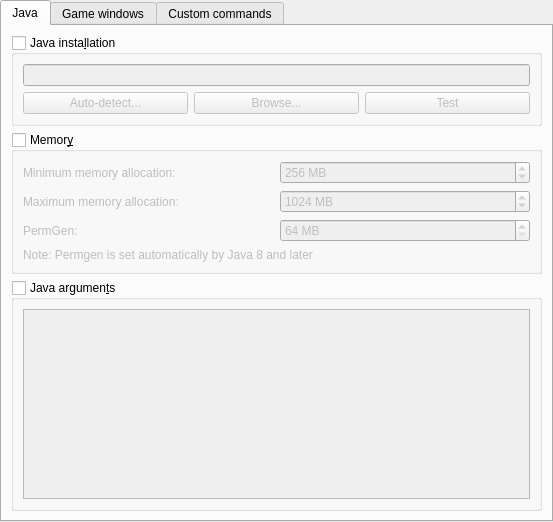
<?xml version="1.0" encoding="UTF-8"?>
<ui version="4.0">
 <class>InstanceSettingsPage</class>
 <widget class="QWidget" name="InstanceSettingsPage">
  <property name="geometry">
   <rect>
    <x>0</x>
    <y>0</y>
    <width>553</width>
    <height>522</height>
   </rect>
  </property>
  <layout class="QVBoxLayout" name="verticalLayout">
   <property name="leftMargin">
    <number>0</number>
   </property>
   <property name="topMargin">
    <number>0</number>
   </property>
   <property name="rightMargin">
    <number>0</number>
   </property>
   <property name="bottomMargin">
    <number>0</number>
   </property>
   <item>
    <widget class="QTabWidget" name="settingsTabs">
     <property name="tabShape">
      <enum>QTabWidget::Rounded</enum>
     </property>
     <property name="currentIndex">
      <number>0</number>
     </property>
     <widget class="QWidget" name="minecraftTab">
      <attribute name="title">
       <string notr="true">Java</string>
      </attribute>
      <layout class="QVBoxLayout" name="verticalLayout_5">
       <item>
        <widget class="QGroupBox" name="javaSettingsGroupBox">
         <property name="enabled">
          <bool>true</bool>
         </property>
         <property name="title">
          <string>Java insta&amp;llation</string>
         </property>
         <property name="checkable">
          <bool>true</bool>
         </property>
         <property name="checked">
          <bool>false</bool>
         </property>
         <layout class="QGridLayout" name="gridLayout">
          <item row="0" column="0" colspan="3">
           <widget class="QLineEdit" name="javaPathTextBox"/>
          </item>
          <item row="1" column="0">
           <widget class="QPushButton" name="javaDetectBtn">
            <property name="text">
             <string>Auto-detect...</string>
            </property>
           </widget>
          </item>
          <item row="1" column="1">
           <widget class="QPushButton" name="javaBrowseBtn">
            <property name="text">
             <string>Browse...</string>
            </property>
           </widget>
          </item>
          <item row="1" column="2">
           <widget class="QPushButton" name="javaTestBtn">
            <property name="text">
             <string>Test</string>
            </property>
           </widget>
          </item>
         </layout>
        </widget>
       </item>
       <item>
        <widget class="QGroupBox" name="memoryGroupBox">
         <property name="enabled">
          <bool>true</bool>
         </property>
         <property name="title">
          <string>Memor&amp;y</string>
         </property>
         <property name="checkable">
          <bool>true</bool>
         </property>
         <property name="checked">
          <bool>false</bool>
         </property>
         <layout class="QGridLayout" name="gridLayout_2">
          <item row="0" column="0">
           <widget class="QLabel" name="labelMinMem">
            <property name="text">
             <string>Minimum memory allocation:</string>
            </property>
           </widget>
          </item>
          <item row="1" column="1">
           <widget class="QSpinBox" name="maxMemSpinBox">
            <property name="toolTip">
             <string>The maximum amount of memory Minecraft is allowed to use.</string>
            </property>
            <property name="suffix">
             <string notr="true"> MB</string>
            </property>
            <property name="minimum">
             <number>128</number>
            </property>
            <property name="maximum">
             <number>65536</number>
            </property>
            <property name="singleStep">
             <number>128</number>
            </property>
            <property name="value">
             <number>1024</number>
            </property>
           </widget>
          </item>
          <item row="0" column="1">
           <widget class="QSpinBox" name="minMemSpinBox">
            <property name="toolTip">
             <string>The amount of memory Minecraft is started with.</string>
            </property>
            <property name="suffix">
             <string notr="true"> MB</string>
            </property>
            <property name="minimum">
             <number>128</number>
            </property>
            <property name="maximum">
             <number>65536</number>
            </property>
            <property name="singleStep">
             <number>128</number>
            </property>
            <property name="value">
             <number>256</number>
            </property>
           </widget>
          </item>
          <item row="2" column="1">
           <widget class="QSpinBox" name="permGenSpinBox">
            <property name="toolTip">
             <string>The amount of memory available to store loaded Java classes.</string>
            </property>
            <property name="suffix">
             <string notr="true"> MB</string>
            </property>
            <property name="minimum">
             <number>64</number>
            </property>
            <property name="maximum">
             <number>999999999</number>
            </property>
            <property name="singleStep">
             <number>8</number>
            </property>
            <property name="value">
             <number>64</number>
            </property>
           </widget>
          </item>
          <item row="2" column="0">
           <widget class="QLabel" name="labelPermGen">
            <property name="text">
             <string notr="true">PermGen:</string>
            </property>
           </widget>
          </item>
          <item row="1" column="0">
           <widget class="QLabel" name="labelMaxMem">
            <property name="text">
             <string>Maximum memory allocation:</string>
            </property>
           </widget>
          </item>
          <item row="3" column="0" colspan="2">
           <widget class="QLabel" name="labelPermgenNote">
            <property name="text">
             <string>Note: Permgen is set automatically by Java 8 and later</string>
            </property>
           </widget>
          </item>
         </layout>
        </widget>
       </item>
       <item>
        <widget class="QGroupBox" name="javaArgumentsGroupBox">
         <property name="enabled">
          <bool>true</bool>
         </property>
         <property name="title">
          <string>Java argumen&amp;ts</string>
         </property>
         <property name="checkable">
          <bool>true</bool>
         </property>
         <property name="checked">
          <bool>false</bool>
         </property>
         <layout class="QGridLayout" name="gridLayout_5">
          <item row="1" column="1">
           <widget class="QPlainTextEdit" name="jvmArgsTextBox"/>
          </item>
         </layout>
        </widget>
       </item>
      </layout>
     </widget>
     <widget class="QWidget" name="javaTab">
      <attribute name="title">
       <string>Game windows</string>
      </attribute>
      <layout class="QVBoxLayout" name="verticalLayout_3">
       <item>
        <widget class="QGroupBox" name="windowSizeGroupBox">
         <property name="enabled">
          <bool>true</bool>
         </property>
         <property name="title">
          <string>Game Window</string>
         </property>
         <property name="checkable">
          <bool>true</bool>
         </property>
         <property name="checked">
          <bool>false</bool>
         </property>
         <layout class="QVBoxLayout" name="verticalLayout_4">
          <item>
           <widget class="QCheckBox" name="maximizedCheckBox">
            <property name="text">
             <string>Start Minecraft maximized?</string>
            </property>
           </widget>
          </item>
          <item>
           <layout class="QGridLayout" name="gridLayoutWindowSize">
            <item row="1" column="0">
             <widget class="QLabel" name="labelWindowHeight">
              <property name="text">
               <string>Window height:</string>
              </property>
             </widget>
            </item>
            <item row="0" column="0">
             <widget class="QLabel" name="labelWindowWidth">
              <property name="text">
               <string>Window width:</string>
              </property>
             </widget>
            </item>
            <item row="0" column="1">
             <widget class="QSpinBox" name="windowWidthSpinBox">
              <property name="minimum">
               <number>1</number>
              </property>
              <property name="maximum">
               <number>65536</number>
              </property>
              <property name="singleStep">
               <number>1</number>
              </property>
              <property name="value">
               <number>854</number>
              </property>
             </widget>
            </item>
            <item row="1" column="1">
             <widget class="QSpinBox" name="windowHeightSpinBox">
              <property name="minimum">
               <number>1</number>
              </property>
              <property name="maximum">
               <number>65536</number>
              </property>
              <property name="value">
               <number>480</number>
              </property>
             </widget>
            </item>
           </layout>
          </item>
         </layout>
        </widget>
       </item>
       <item>
        <widget class="QGroupBox" name="consoleSettingsBox">
         <property name="enabled">
          <bool>true</bool>
         </property>
         <property name="title">
          <string>Conso&amp;le Settings</string>
         </property>
         <property name="checkable">
          <bool>true</bool>
         </property>
         <property name="checked">
          <bool>false</bool>
         </property>
         <layout class="QVBoxLayout" name="verticalLayout_2">
          <item>
           <widget class="QCheckBox" name="showConsoleCheck">
            <property name="text">
             <string>Show console while the game is running?</string>
            </property>
           </widget>
          </item>
          <item>
           <widget class="QCheckBox" name="autoCloseConsoleCheck">
            <property name="text">
             <string>Automatically close console when the game quits?</string>
            </property>
           </widget>
          </item>
          <item>
           <widget class="QCheckBox" name="showConsoleErrorCheck">
            <property name="text">
             <string>Show console when the game crashes?</string>
            </property>
           </widget>
          </item>
         </layout>
        </widget>
       </item>
       <item>
        <widget class="QGroupBox" name="accountSettingsBox">
         <property name="enabled">
          <bool>true</bool>
         </property>
         <property name="title">
          <string>Preferred Account</string>
         </property>
         <property name="checkable">
          <bool>true</bool>
         </property>
         <property name="checked">
          <bool>false</bool>
         </property>
         <widget class="QComboBox" name="accountSelectBox">
          <property name="geometry">
           <rect>
            <x>230</x>
            <y>0</y>
            <width>191</width>
            <height>31</height>
           </rect>
          </property>
         </widget>
        </widget>
       </item>
       <item>
        <spacer name="verticalSpacerMinecraft_2">
         <property name="orientation">
          <enum>Qt::Vertical</enum>
         </property>
         <property name="sizeHint" stdset="0">
          <size>
           <width>88</width>
           <height>125</height>
          </size>
         </property>
        </spacer>
       </item>
      </layout>
     </widget>
     <widget class="QWidget" name="tab">
      <attribute name="title">
       <string>Custom commands</string>
      </attribute>
      <layout class="QVBoxLayout" name="verticalLayout_6">
       <item>
        <widget class="CustomCommands" name="customCommands" native="true"/>
       </item>
      </layout>
     </widget>
    </widget>
   </item>
  </layout>
 </widget>
 <customwidgets>
  <customwidget>
   <class>CustomCommands</class>
   <extends>QWidget</extends>
   <header>widgets/CustomCommands.h</header>
   <container>1</container>
  </customwidget>
 </customwidgets>
 <tabstops>
  <tabstop>settingsTabs</tabstop>
  <tabstop>javaSettingsGroupBox</tabstop>
  <tabstop>javaPathTextBox</tabstop>
  <tabstop>javaDetectBtn</tabstop>
  <tabstop>javaBrowseBtn</tabstop>
  <tabstop>javaTestBtn</tabstop>
  <tabstop>memoryGroupBox</tabstop>
  <tabstop>minMemSpinBox</tabstop>
  <tabstop>maxMemSpinBox</tabstop>
  <tabstop>permGenSpinBox</tabstop>
  <tabstop>javaArgumentsGroupBox</tabstop>
  <tabstop>jvmArgsTextBox</tabstop>
  <tabstop>windowSizeGroupBox</tabstop>
  <tabstop>maximizedCheckBox</tabstop>
  <tabstop>windowWidthSpinBox</tabstop>
  <tabstop>windowHeightSpinBox</tabstop>
  <tabstop>consoleSettingsBox</tabstop>
  <tabstop>showConsoleCheck</tabstop>
  <tabstop>autoCloseConsoleCheck</tabstop>
  <tabstop>showConsoleErrorCheck</tabstop>
 </tabstops>
 <resources/>
 <connections/>
</ui>
